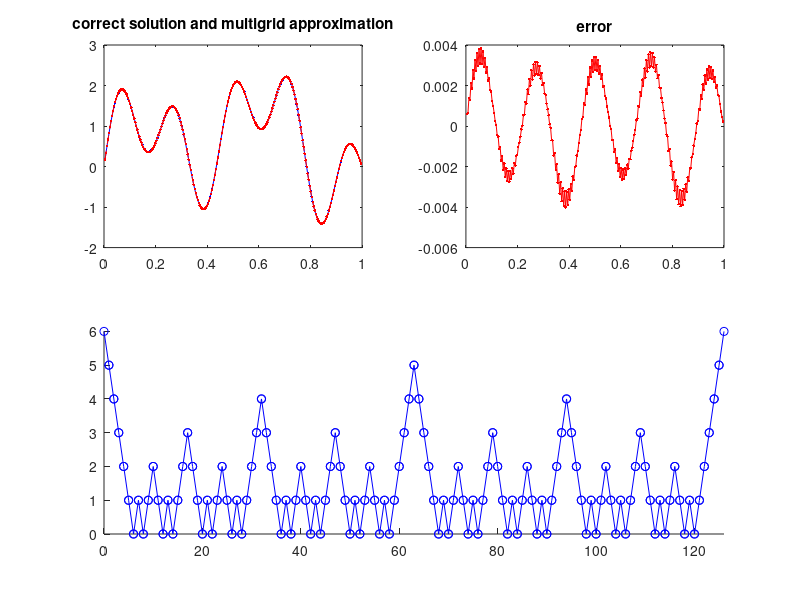

Write MATLAB code to recreate this figure.
function mit18086_multigrid
%MIT18086_MULTIGRID
%    Sets up a 1d Poisson test problem and solves it by multigrid.
%    Method uses twogrid recursively using Gauss-Seidel for smoothing
%    and elimination to solve at coarsest level (n<4).
%    Number of pre- and postsmoothing and coarse grid iteration steps
%    can be prescribed.

% 04/2007 by Benjamin Seibold
%            http://www-math.mit.edu/~seibold/
% Feel free to modify for teaching and learning.
%---------------------------------------------------------------------
levels = 6;                                          % size of problem
nu1 = 2;                           % number of presmoothing iterations
nu2 = 2;                          % number of postsmoothing iterations
gamma = 2;   % number of coarse grid iterations (1=V-cycle, 2=W-cycle)
%---------------------------------------------------------------------
n = 2^(levels+2)-1;                            % number of grid points
h = 1/(n+1);
x = (h:h:(1-h))';
f = pi^2*(sin(pi*x)+4^2*sin(pi*4*x)+9^2*sin(pi*9*x));
A = spdiags(ones(n,1)*[-1 2 -1],-1:1,n,n);
b = f*h^2;
uc = A\b;

global t level, t = 0; level = levels;
clf, subplot(2,2,3:4), hold on
u = twogrid(A,b,nu1,nu2,gamma);
hold off, axis tight
subplot(2,2,1), plot(x,u,'b.-',x,uc,'r.--')
title('correct solution and multigrid approximation')
subplot(2,2,2), plot(x,uc-u,'r.-')
title('error')

end

%=====================================================================

function x = twogrid(A,b,nu1,nu2,gamma,x0)
%TWOGRID
%    Recursive twogrid cycle for 1d Poisson problem.
%    nu1 = number of presmoothing iterations (Gauss-Seidel)
%    nu2 = number of postsmoothing iterations (Gauss-Seidel)
%    gamma = number of coarse grid iterations (1=V-cycle, 2=W-cycle)
%    x0 = starting vector (0 if not prescribed)
global t level
n = length(b);
if n<4
   x = A\b;                          % solve exactly at coarsest level
else
   G = speye(n)-tril(A)\A; cG = tril(A)\b;       % create Gauss-Seidel
   I = spdiags(ones(n-2,1)*[1 2 1],-2:0,n,n-2); % create interpolation
   I = I(:,1:2:end)/2; R = I'/2;            % and restriction matrices
   if nargin<6, x = b*0; else, x = x0; end           % starting vector
   for i = 1:nu1, x = G*x+cG; end                       % presmoothing
   r = b-A*x;                                       % compute residual
   rh = R*r;                        % restrict residual to coarse grid
   t = t+1; level = level-1; plot([t-1 t],[level+1 level],'bo-')
   eh = rh*0;                                        % starting vector
   for i = 1:gamma
      eh = twogrid(R*A*I,rh,nu1,nu2,gamma,eh); % coarse grid iteration
   end
   e = I*eh;                                       % interpolate error
   t = t+1; level = level+1; plot([t-1 t],[level-1 level],'bo-')
   x = x+e;                                          % update solution
   for i = 1:nu2, x = G*x+cG; end                      % postsmoothing
end

end